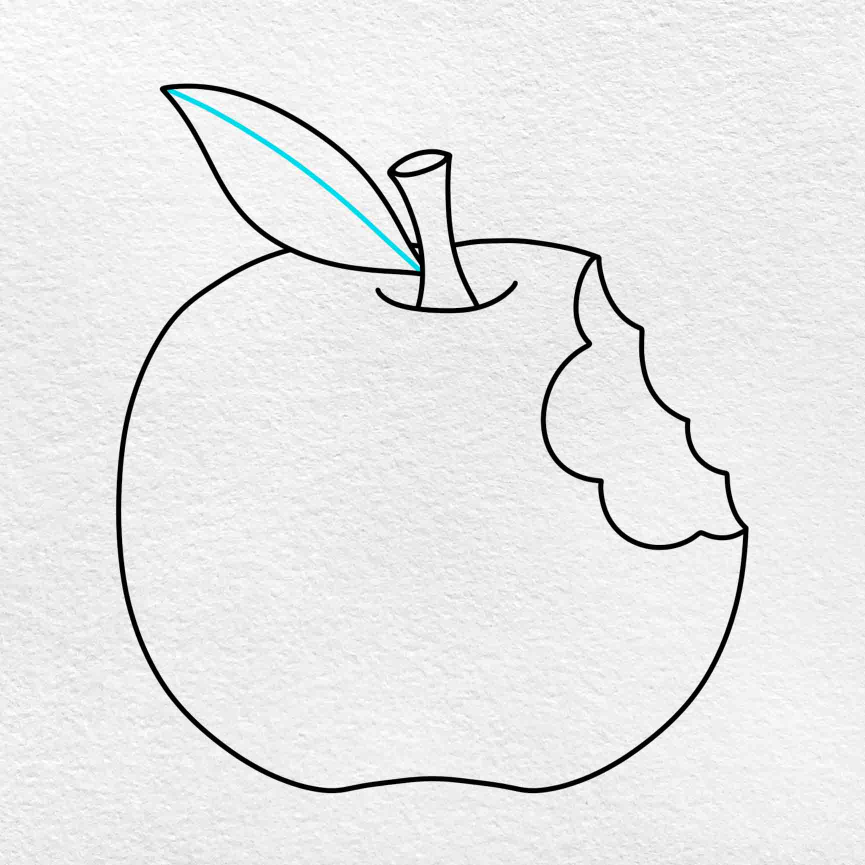
#> input picture linedraw/images/apple.jpeg, 1730 x 1730 px (shown at 1/2 size); its folder holds only this picture in this run
$ python -i linedraw.py   (imports and definitions only)
#> lines starting #> are read from the running program, lines starting #| are printed output that depends on the picture
from random import *
import math
import argparse

from PIL import Image, ImageDraw, ImageOps

from .filters import *
from .strokesort import *
from . import perlin
from .util import *

no_cv = False
export_path = "output/out.svg"
draw_contours = True
draw_hatch = True
show_bitmap = False
resolution = 1024
hatch_size = 16
contour_simplify = 2

try:
    import numpy as np
    import cv2
except:
    print("Cannot import numpy/openCV. Switching to NO_CV mode.")
    no_cv = True

# [189 lines left out: functions find_edges, getdots, connectdots, getcontours, hatch, sketch and 1 more, not called in this run]


# [44 lines not run here, left out]

>>> result = sketch('images/apple.jpeg')
#> in sketch, IM is the input picture: PIL image 1730x1730 RGB; mean R, G, B 231.6, 232, 232.1
#> in sketch, `IM = ImageOps.autocontrast(IM, 10)`:
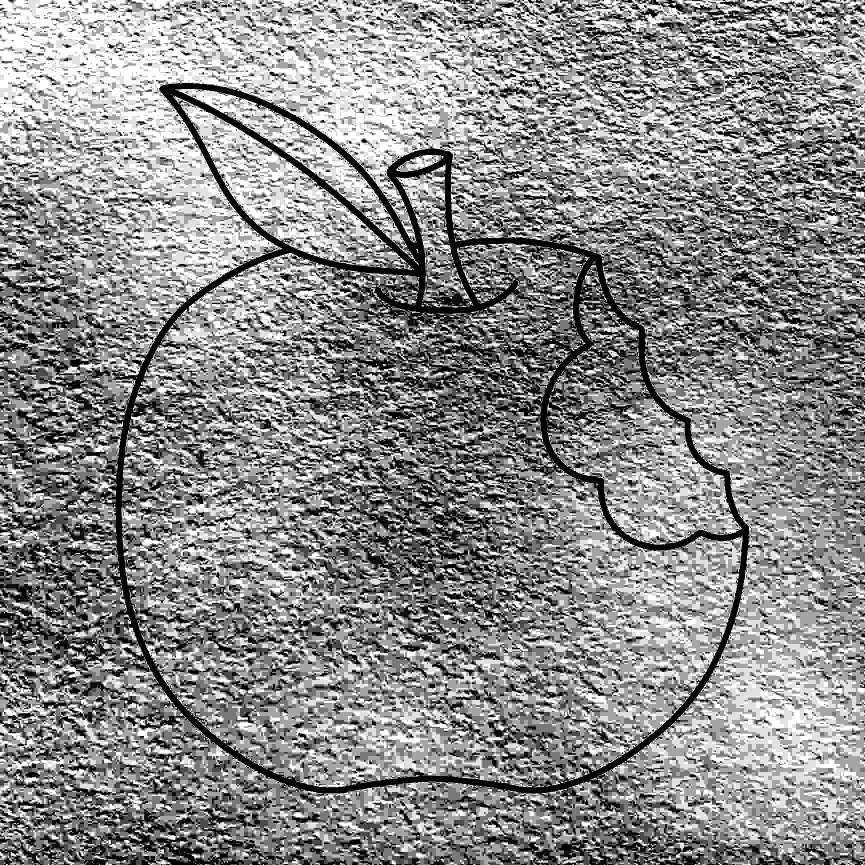
#> IM: PIL image 1730x1730 L (shown at 1/2 size); min 0, max 255, mean 138.9
#> in find_edges, `im = np.array(IM)`:
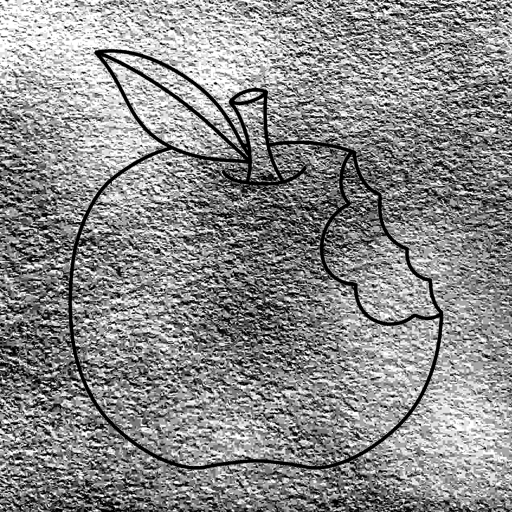
#> im: shape (512, 512); min 0, max 255, mean 139
#> in find_edges, `im = cv2.GaussianBlur(im,(3,3),0)`:
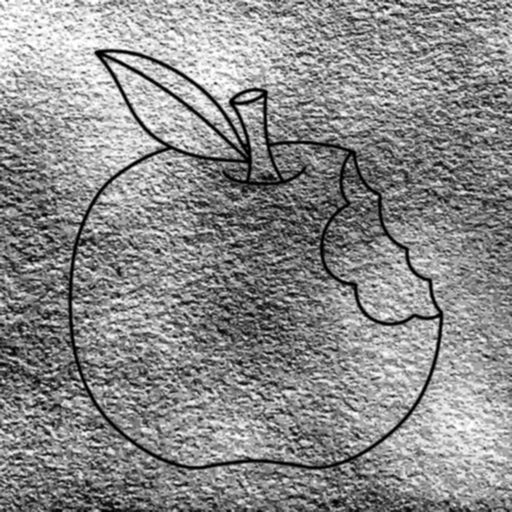
#> im: shape (512, 512); min 0, max 255, mean 139
#> in find_edges, `im = cv2.Canny(im,100,200)`:
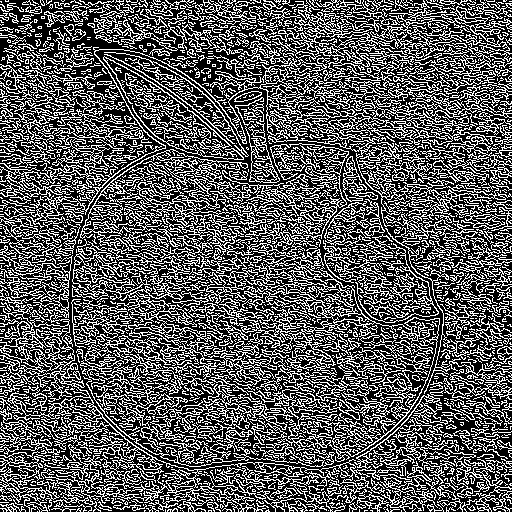
#> im: shape (512, 512); 35.4% white in thin lines or dots
#> in getcontours, `IM2 = IM.rotate(-90,expand=True).transpose(Image.FLIP_LEFT_RIGHT)`:
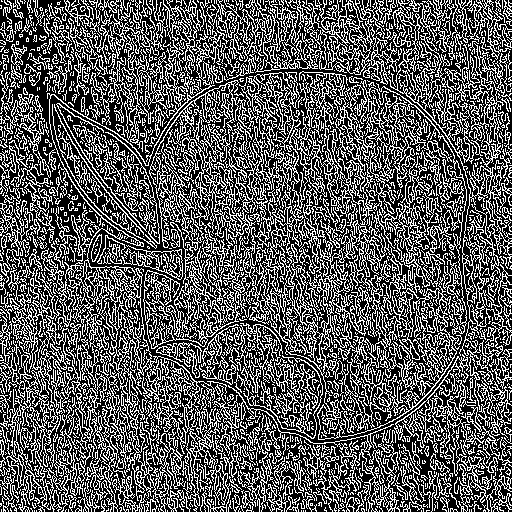
#> IM2: PIL image 512x512 L; 35.4% white in thin lines or dots
#> in getcontours, `dots1 = getdots(IM1)`: dots1 = 511 items
#> after the loop in connectdots, `for y in range(len(dots)):`: contours = 4445 items
#> in getcontours, `dots2 = getdots(IM2)`: dots2 = 511 items
#> in getcontours, `contours2 = connectdots(dots2)`: contours2 = 5806 items
#> in getcontours, `contours = contours1+contours2`: contours = 10251 items
#> the loop in getcontours, `for i in range(len(contours)):` made 1 pass
#> (the run stopped early here; a loop or call above may not have finished)
